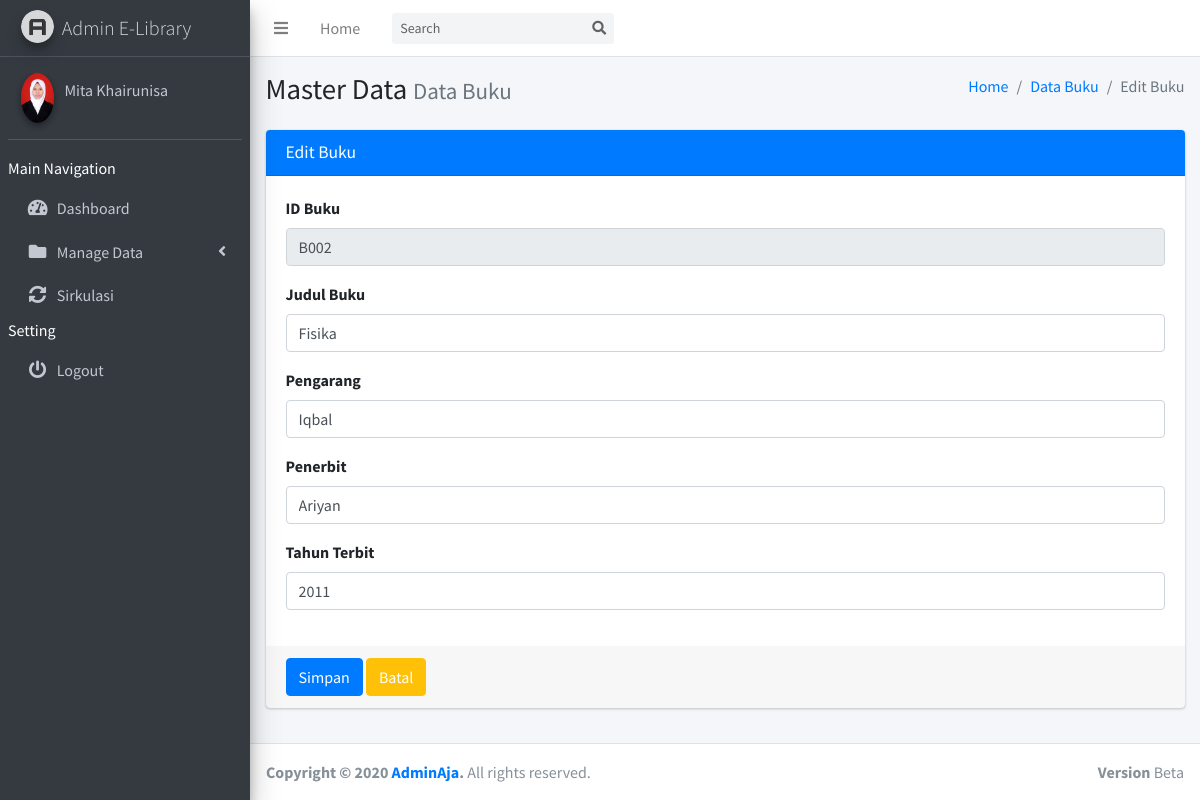
The app's page /public/buku/edit/B002 (signed in) with its own data.
### tables this page shows
CREATE TABLE `user` (
  `id_user` int(11) NOT NULL,
  `username` varchar(20) NOT NULL,
  `email` varchar(255) NOT NULL,
  `password` varchar(255) NOT NULL,
  `level` enum('superadmin','admin') NOT NULL,
  `foto` varchar(255) DEFAULT 'avatar.png'
);

CREATE TABLE `buku` (
  `id_buku` varchar(10) NOT NULL,
  `judul_buku` varchar(30) NOT NULL,
  `pengarang` varchar(30) NOT NULL,
  `penerbit` varchar(30) NOT NULL,
  `th_terbit` year(4) NOT NULL
);

### app/core/BaseController.php (called while the page is built, shortened)
<?php
class BaseController {
    public function view($view, $data = [])
    {
        require_once "../app/views/layouts/header.php";
        require_once "../app/views/{$view}.php";
        require_once "../app/views/layouts/footer.php";
    }
    public function model($model)
    {
        return new $model;
    }
}

### app/controllers/BukuController.php (called while the page is built, shortened)
<?php
class BukuController extends BaseController {
    public function edit($id_buku)
    {
        $data = [
            "page" => "",
            "book" => $this->model("Buku")->getBookById($id_buku),
            "auth_user" => $this->model("AuthUser")->user()
        ];
        $this->view("buku/edit", $data);
    }
}

### app/core/App.php (called while the page is built, shortened)
<?php
class App {
    protected $method = "index";
    protected $params = [];
    public function __construct()
    {
        $url = $this->parseURL();
        if ( isset($url[0]) ) {
            unset($url[0]);
        }
        $this->controller = new $this->controller;
        if ( isset($url[1]) ) {
            if ( method_exists($this->controller, $url[1]) ) {
                $this->method = $url[1];
            }
            unset($url[1]);
        }
        if ( !empty($url) ) {
            $this->params = array_values($url);
        }
        call_user_func_array([$this->controller, $this->method], $this->params);
    }
    public function parseURL()
    {
        if ( isset($_GET["url"]) ) {
            $url = $_GET["url"];
            $url = rtrim($url, "/");
            $url = filter_var($url, FILTER_SANITIZE_URL);
            $url = explode("/", $url);
            return $url;
        }
    }
}

### app/init.php (called while the page is built, shortened)
<?php
require_once "../app/core/App.php";
require_once "../app/core/BaseController.php";
require_once "../app/core/Database.php";
$app = new App();

### public/index.php (called while the page is built)
<?php session_start();
require_once "../app/init.php";

### app/core/Database.php (called while the page is built, shortened)
<?php
class Database {
    protected $db_host = DB_HOST;
    protected $db_user = DB_USER;
    protected $db_pass = DB_PASS;
    protected $db_name = DB_NAME;
    protected $dbh;
    protected $stmt;
    public function __construct()
    {
        $dsn = "mysql:host={$this->db_host};dbname={$this->db_name}";
        $options = [
            PDO::ATTR_PERSISTENT => true,
            PDO::ATTR_ERRMODE => PDO::ERRMODE_EXCEPTION,
        ];
        try {
            $this->dbh = new PDO($dsn, $this->db_user, $this->db_pass, $options);
        } catch (PDOException $e) {
            die($e->getMessage());
        }
    }
    public function query($query)
    {
        $this->stmt = $this->dbh->prepare($query);
    }
    public function bind($param, $value, $type = null)
    {
        if ( is_null($type) ) {
            switch (true) {
                default:
                    $type = PDO::PARAM_STR;
            }
        }
        $this->stmt->bindValue($param, $value, $type);
    }
    public function execute()
    {
        $this->stmt->execute();
    }
    public function fetch()
    {
        $this->execute();
        return $this->stmt->fetch(PDO::FETCH_ASSOC);
    }
}

### app/models/AuthUser.php (called while the page is built, shortened)
<?php
class AuthUser {
    private $table = "user";
    private $db;
    public function __construct()
    {
        $this->db = new Database();
    }
    public function user()
    {
        $id_user = $_SESSION["idu"];
        $query = "SELECT username, foto FROM {$this->table} WHERE id_user=:id_user";
        $this->db->query($query);
        $this->db->bind("id_user", $id_user);
        return $this->db->fetch();
    }
}

### app/models/Buku.php (called while the page is built, shortened)
<?php
class Buku {
    protected $table = "buku";
    protected $db;
    public function __construct()
    {
        $this->db = new Database();
    }
    public function getBookById($id_buku)
    {
        $query = "SELECT * FROM {$this->table} WHERE id_buku=:id_buku";
        $this->db->query($query);
        $this->db->bind("id_buku", $id_buku);
        return $this->db->fetch();
    }
}

### app/views/buku/edit.php (the view)
<div class="content-wrapper">
    <section class="content-header">
        <div class="container-fluid">
            <div class="row mb-2">
                <div class="col-sm-6">
                    <h1>Master Data <small class="text-muted">Data Buku</small></h1>
                </div>
                <div class="col-sm-6">
                    <ol class="breadcrumb float-sm-right">
                        <li class="breadcrumb-item"><a href="<?= BASEURL ?>/">Home</a></li>
                        <li class="breadcrumb-item"><a href="<?= BASEURL ?>/buku">Data Buku</a></li>
                        <li class="breadcrumb-item active">Edit Buku</li>
                    </ol>
                </div>
            </div>
        </div>
    </section>
    <section class="content">
        <div class="container-fluid">
            <div class="row">
                <div class="col-md-12">
                    <div class="card card-primary">
                        <div class="card-header">
                            <h3 class="card-title">Edit Buku</h3>
                        </div>
                        <form role="form" action="<?= BASEURL ?>/buku/update/<?= $data["book"]["id_buku"] ?>" method="POST">
                            <div class="card-body">
                                <div class="form-group">
                                    <label for="id_buku">ID Buku</label>
                                    <input type="text" name="id_buku" id="id_buku" class="form-control" value="<?= $data["book"]["id_buku"] ?>" disabled placeholder="B005">
                                </div>
                                <div class="form-group">
                                    <label for="judul_buku">Judul Buku</label>
                                    <input type="text" name="judul_buku" class="form-control" id="judul_buku" value="<?= $data["book"]["judul_buku"] ?>" placeholder="Judul Buku">
                                </div>
                                <div class="form-group">
                                    <label for="pengarang">Pengarang</label>
                                    <input type="text" name="pengarang" class="form-control" id="pengarang" value="<?= $data["book"]["pengarang"] ?>" placeholder="Pengarang">
                                </div>
                                <div class="form-group">
                                    <label for="penerbit">Penerbit</label>
                                    <input type="text" name="penerbit" class="form-control" id="penerbit" value="<?= $data["book"]["penerbit"] ?>" placeholder="Penerbit">
                                </div>
                                <div class="form-group">
                                    <label for="th_terbit">Tahun Terbit</label>
                                    <input type="text" name="th_terbit" class="form-control" id="th_terbit" value="<?= $data["book"]["th_terbit"] ?>" placeholder="Tahun Terbit">
                                </div>
                            </div>
                            <div class="card-footer">
                                <button type="submit" class="btn btn-primary">Simpan</button>
                                <button type="button" class="btn btn-warning text-white">Batal</button>
                            </div>
                        </form>
                    </div>
                </div>
            </div>
        </div>
    </section>
</div>

### app/views/layouts/header.php (shortened to what this page needs)
<!DOCTYPE html>
<html>
<head>
  <link rel="stylesheet" href="<?= BASEURL ?>/AdminLTE-3.0.5/plugins/fontawesome-free/css/all.min.css">
  <link rel="stylesheet" href="https://code.ionicframework.com/ionicons/2.0.1/css/ionicons.min.css">
  <link rel="stylesheet" href="<?= BASEURL ?>/AdminLTE-3.0.5/dist/css/adminlte.min.css">
</head>
<body class="hold-transition sidebar-mini">
<div class="wrapper">
  <nav class="main-header navbar navbar-expand navbar-white navbar-light">
    <ul class="navbar-nav">
      <li class="nav-item">
        <a class="nav-link" data-widget="pushmenu" href="#" role="button"><i class="fas fa-bars"></i></a>
      </li>
      <li class="nav-item d-none d-sm-inline-block">
        <a href="<?= BASEURL ?>/" class="nav-link">Home</a>
      </li>
    </ul>
    <form class="form-inline ml-3">
      <div class="input-group input-group-sm">
        <input class="form-control form-control-navbar" type="search" placeholder="Search" aria-label="Search">
        <div class="input-group-append">
          <button class="btn btn-navbar" type="submit">
            <i class="fas fa-search"></i>
          </button>
        </div>
      </div>
    </form>
  </nav>
  <aside class="main-sidebar sidebar-dark-primary elevation-4">
    <a href="<?= BASEURL ?>/" class="brand-link">
      <img src="<?= BASEURL ?>/AdminLTE-3.0.5/dist/img/AdminLTELogo.png"
           alt="AdminLTE Logo"
           class="brand-image img-circle elevation-3"
           style="opacity: .8">
      <span class="brand-text font-weight-light">Admin E-Library</span>
    </a>
    <div class="sidebar">
      <div class="user-panel mt-3 pb-3 mb-3 d-flex">
        <div class="image">
          <img style="object-fit: cover;" class="img-circle elevation-2"
            src="<?= BASEURL ?>/img/<?= $data["auth_user"]["foto"] == "avatar.png" ? "{$data["auth_user"]['foto']}" : "uploaded/{$data["auth_user"]['foto']}" ?>"
            width="50" height="50">
        </div>
        <div class="info">
          <a href="#" class="d-block"><?= $data["auth_user"]["username"] ?></a>
        </div>
      </div>
      <nav class="mt-2">
        <ul class="nav nav-pills nav-sidebar flex-column" data-widget="treeview" role="menu" data-accordion="false">
          <label for="" class="font-weight-normal bg-dark">Main Navigation</label>
          <li class="nav-item" id="dashboardLink">
            <a href="<?= BASEURL ?>/" class="nav-link">
              <i class="nav-icon fas fa-tachometer-alt"></i>
              <p>
                Dashboard
              </p>
            </a>
          </li>
          <li class="nav-item has-treeview" id="manageDataLink">
            <a href="#" class="nav-link">
              <i class="nav-icon fas fa-folder"></i>
              <p>
                Manage Data
                <i class="right fas fa-angle-left"></i>
              </p>
            </a>
          </li>
          <li class="nav-item" id="sirkulasiLink">
            <a href="<?= BASEURL ?>/sirkulasi" class="nav-link">
              <i class="nav-icon fas fa-sync-alt"></i>
              <p>
                Sirkulasi
              </p>
            </a>
          </li>
          <label for="" class="font-weight-normal bg-dark">Setting</label>
          <li class="nav-item">
            <a href="<?= BASEURL ?>/logout" class="nav-link">
              <i class="nav-icon fas fa-power-off"></i>
              <p>
                Logout
              </p>
            </a>
          </li>
        </ul>
      </nav>
    </div>
  </aside>

### records on screen
user: foto (picture), username "Mita Khairunisa"
buku: id_buku "B002", judul_buku "Fisika", pengarang "Iqbal", penerbit "Ariyan", th_terbit "2011"
